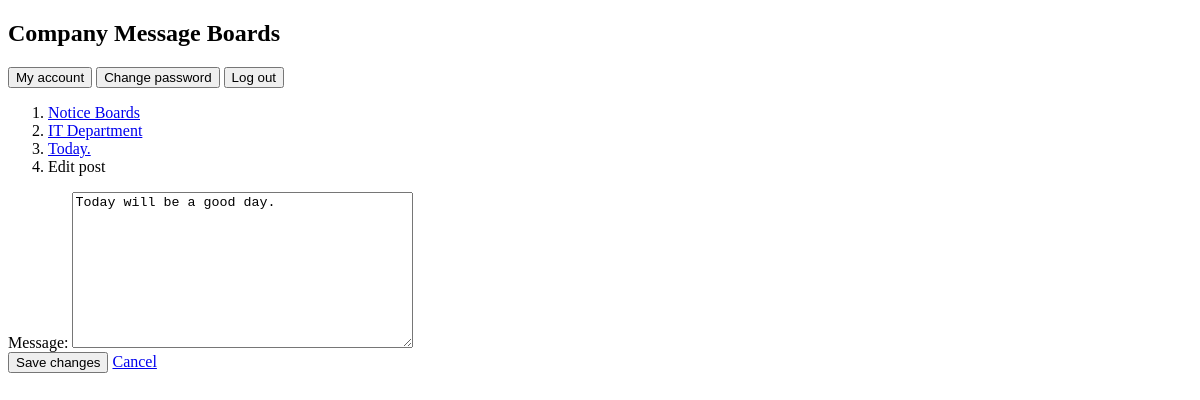
The page /boards/9/topics/119/posts/131/edit/ (signed in) on the database its author committed.
### boards/models.py (models this page shows, shortened)
class Post(models.Model):
    message = models.TextField(max_length=4000)
    topic = models.ForeignKey(Topic, related_name='posts', on_delete=models.CASCADE)
    created_at = models.DateTimeField(auto_now_add=True)
    updated_at = models.DateTimeField(null=True)
    created_by = models.ForeignKey(User, related_name='posts', on_delete=models.CASCADE)
    updated_by = models.ForeignKey(User, null=True, related_name='+', on_delete=models.CASCADE)

class Topic(models.Model):
    subject = models.CharField(max_length=255)
    last_updated = models.DateTimeField(auto_now_add=True)
    board = models.ForeignKey(Board, related_name='topics', on_delete=models.CASCADE)
    starter = models.ForeignKey(User, related_name='topics', on_delete=models.CASCADE)
    views = models.PositiveIntegerField(default=0)

class Board(models.Model):
    name = models.CharField(max_length=30, unique=True)
    description = models.CharField(max_length=100)

### boards/views.py (the view, shortened to what this page needs)
# urls.py: re_path(r'^boards/(?P<pk>\d+)/topics/(?P<topic_pk>\d+)/posts/(?P<post_pk>\d+)/edit/$', views.PostUpdateView.as_view(), name='edit_post'),
@method_decorator(login_required, name='dispatch')
class PostUpdateView(UpdateView):
    model = Post
    fields = ('message', )
    template_name = 'edit_post.html'
    pk_url_kwarg = 'post_pk'
    context_object_name = 'post'
    def get_queryset(self):
        queryset = super().get_queryset()
        return queryset.filter(created_by=self.request.user)

### boards/templatetags/form_tags.py (called while the page is built)
@register.filter
def input_class(bound_field):
    css_class = ''
    if bound_field.form.is_bound:
        if bound_field.errors:
            css_class = 'is-invalid'
        elif field_type(bound_field) != 'PasswordInput':
            css_class = 'is-valid'
    return 'form-control {}'.format(css_class)

### templates/edit_post.html (shortened to what this page needs)
{% extends 'base.html' %}
{% block breadcrumb %}
 <li class="breadcrumb-item"><a href="{% url 'home' %}">Notice Boards</a></li>
  <li class="breadcrumb-item"><a href="{% url 'board_topics' post.topic.board.pk %}">{{ post.topic.board.name }}</a></li>
  <li class="breadcrumb-item"><a href="{% url 'topic_posts' post.topic.board.pk post.topic.pk %}">{{ post.topic.subject }}</a></li>
  <li class="breadcrumb-item active">Edit post</li>
{% endblock %}
{% block content %}
<form method="post" novalidate>
  {% include 'includes/form.html' %}
    <button type="submit">Save changes</button>
    <a href="{% url 'topic_posts' post.topic.board.pk post.topic.pk %}" role="button">Cancel</a>
  </form>
{% endblock %}

### templates/includes/form.html (shortened to what this page needs)
{% load form_tags widget_tweaks %}
{% for field in form %}
  <div>
    {{ field.label_tag }}
    {% render_field field class=field|input_class %}
  </div>
{% endfor %}

### rows shown on the page
Post: topic.board.name "IT Department", topic.subject "Today.", message "Today will be a good day."

### other values the page prints
{{ field.label_tag }} "Message:"
